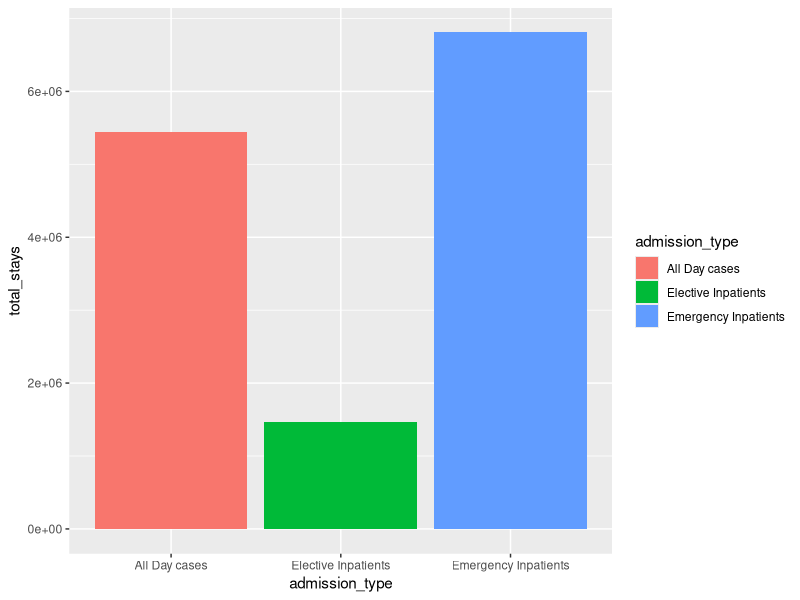
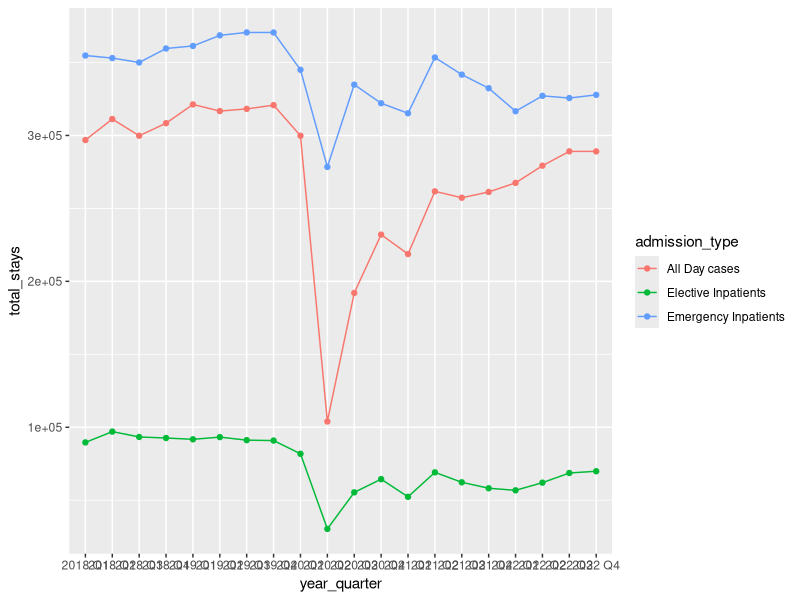
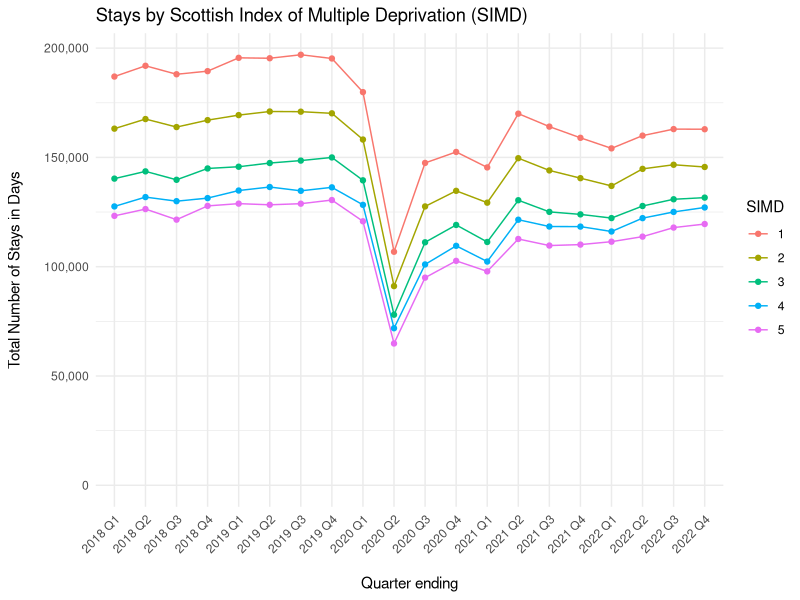
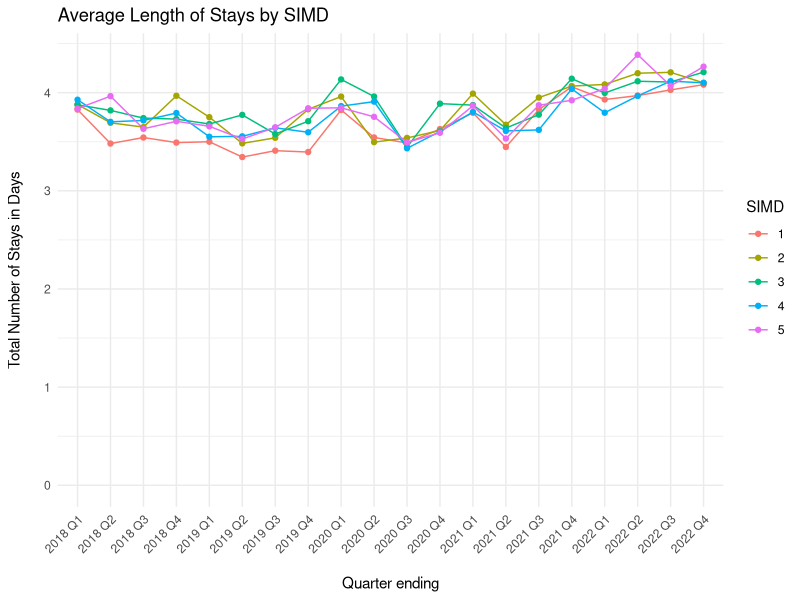
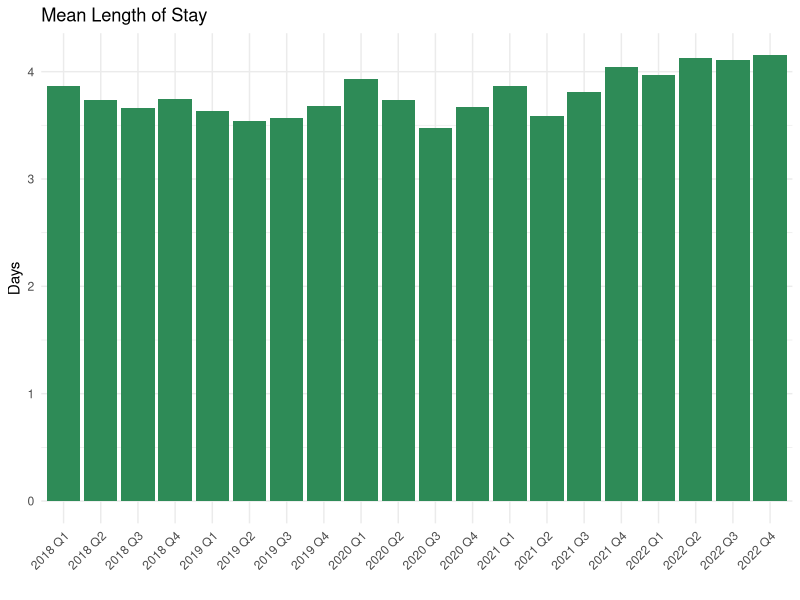

Source code (R) for these figures, in order:
## ---- chunk 1
library(tidyverse)
## ---- chunk 2
deprivation <- read_csv("../clean_data/deprivation_without_duplicates.csv")
## ---- chunk 3
admission_quarter <- deprivation %>% 
  select(admission_type, year_quarter, stays) %>% 
  group_by(admission_type, year_quarter) %>% 
  summarise(total_stays = sum(stays)) %>% 
  ungroup()

admission_quarter %>% 
  ggplot(aes(x = admission_type, y = total_stays, fill = admission_type)) +
  geom_col()

admission_quarter %>% 
  ggplot(aes(x = year_quarter, y = total_stays,
             colour = admission_type, group = admission_type)) +
  geom_line() +
  geom_point()
## ---- chunk 4
deprivation %>% 
  select(simd, year_quarter, stays) %>%
  group_by(simd, year_quarter) %>% 
  summarise(total_stays = sum(stays)) %>%
  ungroup() %>% 
  ggplot(aes(x = year_quarter, y = total_stays,
             colour = factor(simd), group = simd)) +
  geom_line() +
  geom_point() +
  scale_y_continuous(limits = c(0, NA),
                     labels = scales::comma) +
  scale_colour_discrete(name = "SIMD") +
  theme_minimal() +
  theme(axis.text.x = element_text(angle = 45, hjust = 1)) +
  labs(
    title = "Stays by Scottish Index of Multiple Deprivation (SIMD)",
    x = "\nQuarter ending",
    y = "Total Number of Stays in Days\n")


deprivation %>% 
  select(simd, year_quarter, average_length_of_stay) %>%
  group_by(simd, year_quarter) %>% 
  summarise(mean_stays = mean(average_length_of_stay)) %>%
  ungroup() %>% 
  ggplot(aes(x = year_quarter, y = mean_stays,
             colour = factor(simd), group = simd)) +
  geom_line() +
  geom_point() +
  scale_y_continuous(limits = c(0, NA),
                     labels = scales::comma) +
  scale_colour_discrete(name = "SIMD") +
  theme_minimal() +
  theme(axis.text.x = element_text(angle = 45, hjust = 1)) +
  labs(
    title = "Average Length of Stays by SIMD",
    x = "\nQuarter ending",
    y = "Total Number of Stays in Days\n")
## ---- chunk 5
# Mean length of stay
# No clear trend.
# Range is around 1 day
deprivation %>% 
  select(year_quarter, simd, average_length_of_stay) %>% 
  group_by(year_quarter) %>% 
  summarise(mean_stay = mean(average_length_of_stay, na.rm = TRUE)) %>% 
  ungroup() %>%
  ggplot(aes(x = year_quarter, y = mean_stay)) +
  geom_col(fill = "seagreen") +
  theme_minimal() +
  theme(axis.text.x = element_text(angle = 45, hjust = 1)) +
  labs(
    title = "Mean Length of Stay",
    x = "",
    y = "Days")
